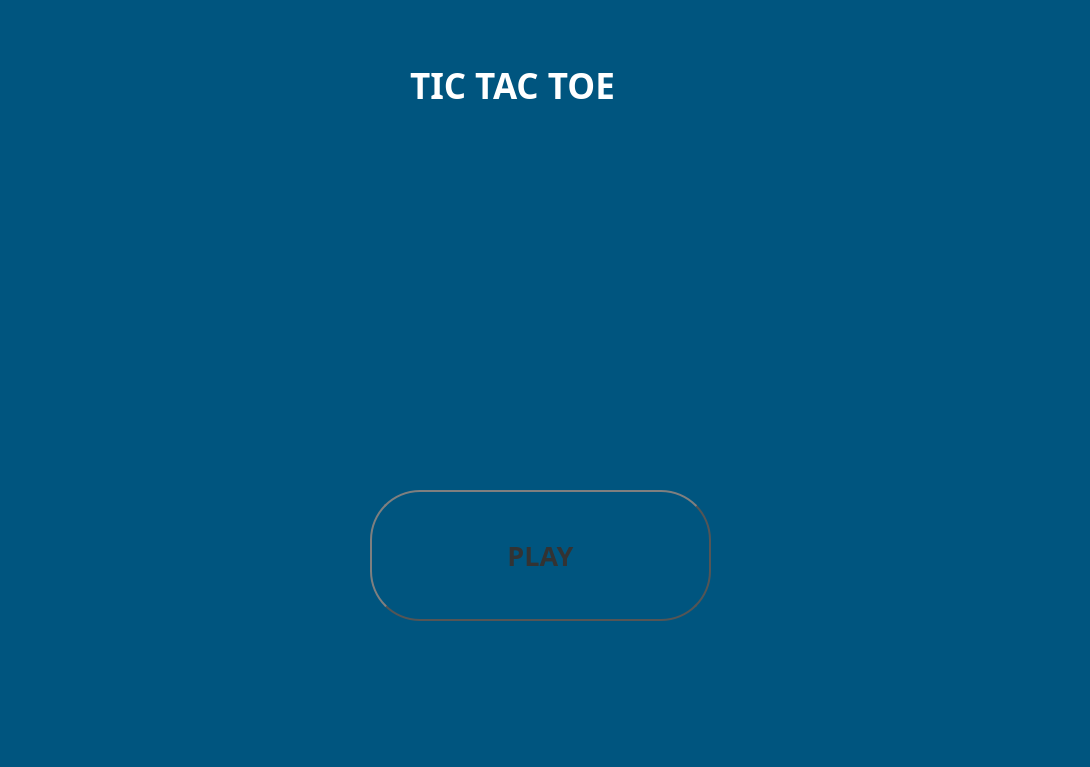
<?xml version="1.0" encoding="UTF-8"?>
<ui version="4.0">
 <class>MainWindow</class>
 <widget class="QMainWindow" name="MainWindow">
  <property name="geometry">
   <rect>
    <x>0</x>
    <y>0</y>
    <width>1090</width>
    <height>767</height>
   </rect>
  </property>
  <property name="contextMenuPolicy">
   <enum>Qt::NoContextMenu</enum>
  </property>
  <property name="windowTitle">
   <string>TIC TAC TOE</string>
  </property>
  <property name="windowIcon">
   <iconset>
    <normaloff>71UU+enQH9L._AC_SY355_.jpg</normaloff>71UU+enQH9L._AC_SY355_.jpg</iconset>
  </property>
  <property name="styleSheet">
   <string notr="true">background-color: rgb(0, 85, 127);</string>
  </property>
  <widget class="QWidget" name="centralwidget">
   <widget class="QPushButton" name="btnPlay">
    <property name="geometry">
     <rect>
      <x>370</x>
      <y>490</y>
      <width>341</width>
      <height>131</height>
     </rect>
    </property>
    <property name="font">
     <font>
      <family>Bahnschrift Light Condensed</family>
      <pointsize>20</pointsize>
      <weight>75</weight>
      <bold>true</bold>
     </font>
    </property>
    <property name="autoFillBackground">
     <bool>false</bool>
    </property>
    <property name="styleSheet">
     <string notr="true">color: #333;
    border: 2px solid #555;
    border-radius: 50px;
    border-style: outset;
    background: qradialgradient(
        cx: 0.3, cy: -0.4, fx: 0.3, fy: -0.4,
        radius: 1.35, stop: 0 #fff, stop: 1 #888
        );
    padding: 5px;</string>
    </property>
    <property name="text">
     <string>PLAY</string>
    </property>
    <property name="icon">
     <iconset>
      <normaloff>unnamed.png</normaloff>unnamed.png</iconset>
    </property>
    <property name="iconSize">
     <size>
      <width>50</width>
      <height>50</height>
     </size>
    </property>
    <property name="flat">
     <bool>false</bool>
    </property>
   </widget>
   <widget class="QLabel" name="logo">
    <property name="geometry">
     <rect>
      <x>370</x>
      <y>170</y>
      <width>321</width>
      <height>271</height>
     </rect>
    </property>
    <property name="autoFillBackground">
     <bool>false</bool>
    </property>
    <property name="text">
     <string/>
    </property>
    <property name="pixmap">
     <pixmap>RobotLAB Dobot Robotic Arm-1-2-3.png</pixmap>
    </property>
    <property name="scaledContents">
     <bool>true</bool>
    </property>
   </widget>
   <widget class="QLabel" name="lbhome">
    <property name="geometry">
     <rect>
      <x>410</x>
      <y>30</y>
      <width>271</width>
      <height>111</height>
     </rect>
    </property>
    <property name="font">
     <font>
      <family>PMingLiU-ExtB</family>
      <pointsize>26</pointsize>
      <weight>75</weight>
      <bold>true</bold>
     </font>
    </property>
    <property name="autoFillBackground">
     <bool>false</bool>
    </property>
    <property name="styleSheet">
     <string notr="true">color: rgb(255, 255, 255);</string>
    </property>
    <property name="text">
     <string>TIC TAC TOE </string>
    </property>
   </widget>
  </widget>
  <widget class="QStatusBar" name="statusbar"/>
 </widget>
 <resources/>
 <connections>
  <connection>
   <sender>btnPlay</sender>
   <signal>clicked()</signal>
   <receiver>btnPlay</receiver>
   <slot>click()</slot>
   <hints>
    <hint type="sourcelabel">
     <x>405</x>
     <y>470</y>
    </hint>
    <hint type="destinationlabel">
     <x>394</x>
     <y>466</y>
    </hint>
   </hints>
  </connection>
 </connections>
</ui>
